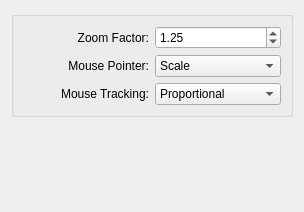
<?xml version="1.0" encoding="UTF-8"?>
<ui version="4.0">
 <class>KWin::ZoomEffectConfigForm</class>
 <widget class="QWidget" name="KWin::ZoomEffectConfigForm">
  <property name="geometry">
   <rect>
    <x>0</x>
    <y>0</y>
    <width>304</width>
    <height>212</height>
   </rect>
  </property>
  <layout class="QVBoxLayout" name="verticalLayout_2">
   <item>
    <widget class="QGroupBox" name="groupSize">
     <property name="title">
      <string/>
     </property>
     <layout class="QHBoxLayout" name="horizontalLayout">
      <item>
       <layout class="QGridLayout" name="gridLayout">
        <item row="0" column="0">
         <widget class="QLabel" name="label">
          <property name="whatsThis">
           <string>On zoom-in and zoom-out change the zoom by the defined zoom-factor.</string>
          </property>
          <property name="text">
           <string>Zoom Factor:</string>
          </property>
          <property name="alignment">
           <set>Qt::AlignRight|Qt::AlignTrailing|Qt::AlignVCenter</set>
          </property>
          <property name="buddy">
           <cstring>kcfg_ZoomFactor</cstring>
          </property>
         </widget>
        </item>
        <item row="0" column="1">
         <widget class="QDoubleSpinBox" name="kcfg_ZoomFactor">
          <property name="whatsThis">
           <string>On zoom-in and zoom-out change the zoom by the defined zoom-factor.</string>
          </property>
          <property name="suffix">
           <string/>
          </property>
          <property name="decimals">
           <number>2</number>
          </property>
          <property name="maximum">
           <double>9999.000000000000000</double>
          </property>
          <property name="singleStep">
           <double>0.050000000000000</double>
          </property>
          <property name="value">
           <double>1.250000000000000</double>
          </property>
         </widget>
        </item>
        <item row="2" column="0">
         <widget class="QLabel" name="label_2">
          <property name="text">
           <string>Mouse Pointer:</string>
          </property>
          <property name="alignment">
           <set>Qt::AlignRight|Qt::AlignTrailing|Qt::AlignVCenter</set>
          </property>
          <property name="buddy">
           <cstring>kcfg_MousePointer</cstring>
          </property>
         </widget>
        </item>
        <item row="2" column="1">
         <widget class="QComboBox" name="kcfg_MousePointer">
          <property name="whatsThis">
           <string>Visibility of the mouse-pointer.</string>
          </property>
          <item>
           <property name="text">
            <string>Scale</string>
           </property>
          </item>
          <item>
           <property name="text">
            <string>Keep</string>
           </property>
          </item>
          <item>
           <property name="text">
            <string>Hide</string>
           </property>
          </item>
         </widget>
        </item>
        <item row="3" column="1">
         <widget class="QComboBox" name="kcfg_MouseTracking">
          <property name="whatsThis">
           <string>Track moving of the mouse.</string>
          </property>
          <item>
           <property name="text">
            <string>Proportional</string>
           </property>
          </item>
          <item>
           <property name="text">
            <string>Centered</string>
           </property>
          </item>
          <item>
           <property name="text">
            <string>Push</string>
           </property>
          </item>
          <item>
           <property name="text">
            <string>Disabled</string>
           </property>
          </item>
         </widget>
        </item>
        <item row="3" column="0">
         <widget class="QLabel" name="label_3">
          <property name="text">
           <string>Mouse Tracking:</string>
          </property>
          <property name="alignment">
           <set>Qt::AlignRight|Qt::AlignTrailing|Qt::AlignVCenter</set>
          </property>
          <property name="buddy">
           <cstring>kcfg_MouseTracking</cstring>
          </property>
         </widget>
        </item>
       </layout>
      </item>
     </layout>
    </widget>
   </item>
   <item>
    <widget class="KWin::GlobalShortcutsEditor" name="editor" native="true">
     <property name="sizePolicy">
      <sizepolicy hsizetype="Preferred" vsizetype="Expanding">
       <horstretch>0</horstretch>
       <verstretch>0</verstretch>
      </sizepolicy>
     </property>
    </widget>
   </item>
  </layout>
 </widget>
 <customwidgets>
  <customwidget>
   <class>KWin::GlobalShortcutsEditor</class>
   <extends>QWidget</extends>
   <header location="global">kwineffects.h</header>
   <container>1</container>
  </customwidget>
 </customwidgets>
 <tabstops>
  <tabstop>kcfg_ZoomFactor</tabstop>
  <tabstop>kcfg_MousePointer</tabstop>
  <tabstop>kcfg_MouseTracking</tabstop>
 </tabstops>
</ui>
